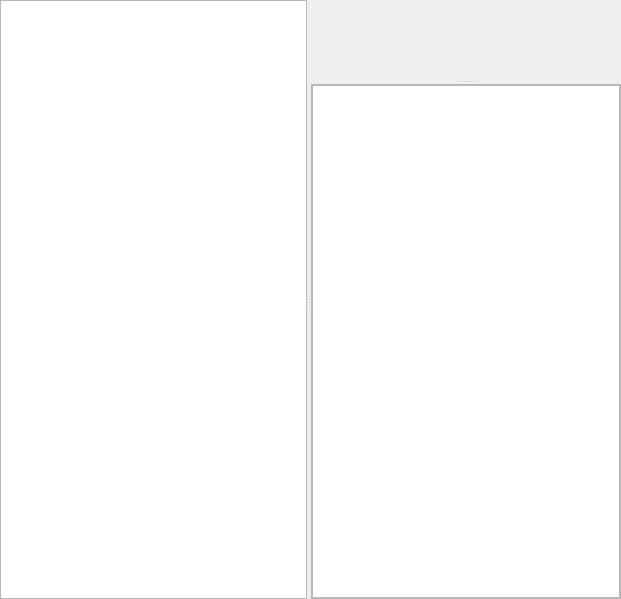
<?xml version="1.0" encoding="UTF-8"?>
<ui version="4.0">
 <class>NXSWidget</class>
 <widget class="QWidget" name="NXSWidget">
  <property name="geometry">
   <rect>
    <x>0</x>
    <y>0</y>
    <width>621</width>
    <height>599</height>
   </rect>
  </property>
  <property name="windowTitle">
   <string>Form</string>
  </property>
  <layout class="QVBoxLayout" name="verticalLayout">
   <property name="margin">
    <number>0</number>
   </property>
   <item>
    <widget class="QSplitter" name="splitter_2">
     <property name="orientation">
      <enum>Qt::Horizontal</enum>
     </property>
     <widget class="QTreeWidget" name="nodeTree">
      <property name="editTriggers">
       <set>QAbstractItemView::NoEditTriggers</set>
      </property>
      <property name="showDropIndicator" stdset="0">
       <bool>false</bool>
      </property>
      <property name="verticalScrollMode">
       <enum>QAbstractItemView::ScrollPerPixel</enum>
      </property>
      <attribute name="headerVisible">
       <bool>false</bool>
      </attribute>
      <column>
       <property name="text">
        <string notr="true">1</string>
       </property>
      </column>
     </widget>
     <widget class="QSplitter" name="splitter">
      <property name="orientation">
       <enum>Qt::Vertical</enum>
      </property>
      <widget class="MPLWidget" name="nodePlotter" native="true"/>
      <widget class="QScrollArea" name="nodeInfoWidget">
       <property name="widgetResizable">
        <bool>true</bool>
       </property>
       <widget class="QWidget" name="scrollAreaWidgetContents">
        <property name="geometry">
         <rect>
          <x>0</x>
          <y>0</y>
          <width>292</width>
          <height>276</height>
         </rect>
        </property>
        <layout class="QVBoxLayout" name="verticalLayout_2">
         <property name="margin">
          <number>0</number>
         </property>
         <item>
          <widget class="QTextEdit" name="nodeInfo">
           <property name="readOnly">
            <bool>true</bool>
           </property>
          </widget>
         </item>
        </layout>
       </widget>
      </widget>
     </widget>
    </widget>
   </item>
  </layout>
 </widget>
 <customwidgets>
  <customwidget>
   <class>MPLWidget</class>
   <extends>QWidget</extends>
   <header location="global">.mplwidget.h</header>
   <container>1</container>
  </customwidget>
 </customwidgets>
 <resources/>
 <connections>
  <connection>
   <sender>nodeTree</sender>
   <signal>currentItemChanged(QTreeWidgetItem*,QTreeWidgetItem*)</signal>
   <receiver>NXSWidget</receiver>
   <slot>itemChanged(QTreeWidgetItem*,QTreeWidgetItem*)</slot>
   <hints>
    <hint type="sourcelabel">
     <x>198</x>
     <y>337</y>
    </hint>
    <hint type="destinationlabel">
     <x>1</x>
     <y>256</y>
    </hint>
   </hints>
  </connection>
 </connections>
 <slots>
  <slot>itemChanged(QTreeWidgetItem*,QTreeWidgetItem*)</slot>
 </slots>
</ui>
